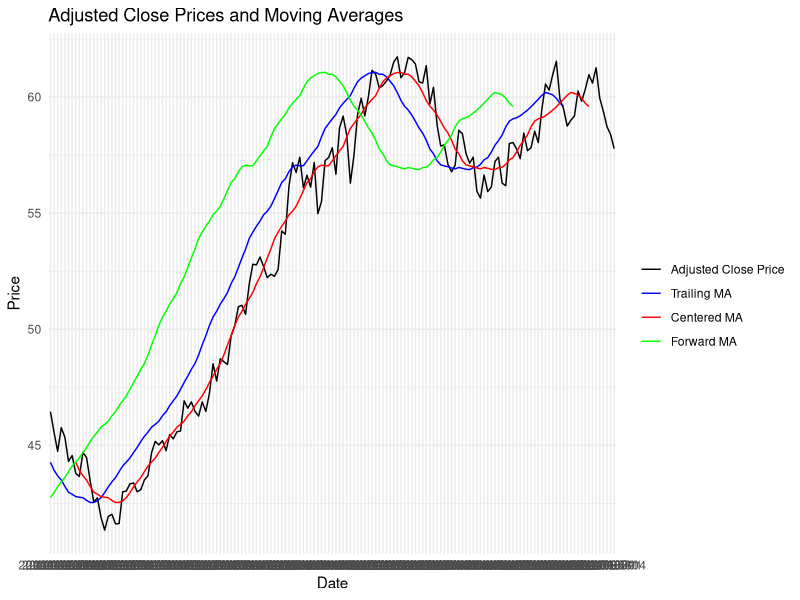
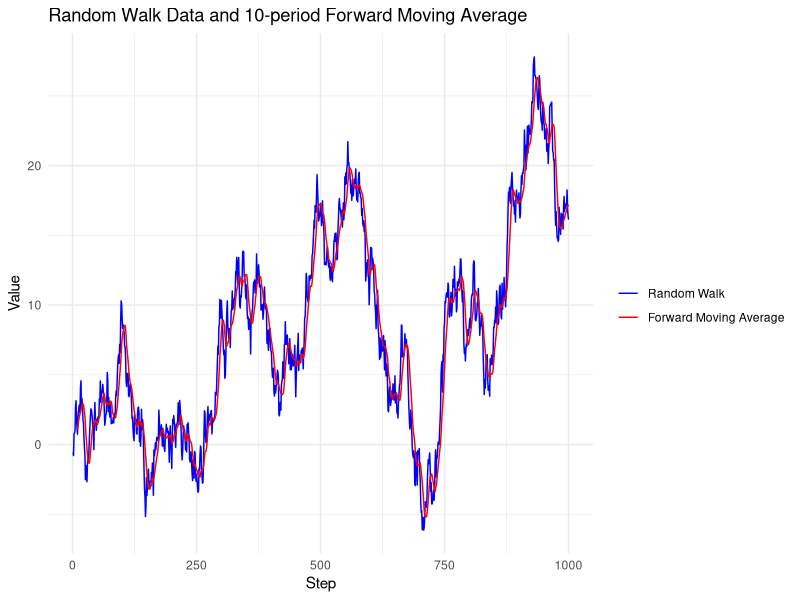

Write the R code that produced these figures, in order.
# Omer Furkan Coban
# Forecasting Methods - Problem Set 2
# Stock Prices
# WiSe 23/24

# Library Imports ----
library(TTR) # For moving averages
library(ggplot2)

# 1. Create a R script file and import the stock prices data. ----
stock_data <- read.csv("Datasets/BASF.csv")
View(stock_data)
# stock_data <- read.csv("Datasets/DAX.csv")
# stock_data <- read.csv("Datasets/VW.csv")

# 2. Create 15 trailing moving averages for share basf. ----
# Using 'adjclose' for calculating moving averages
trailing_ma <- SMA(stock_data$Adj.Close, n = 15)

# 3. Create 15 centered moving averages for share basf. ----
centered_ma <- filter(stock_data$Adj.Close, rep(1/15, 15), sides = 2)

# 4. Create 15 forward moving averages for share basf. ----
forward_ma <- c(rep(NA, 14), trailing_ma)[1:length(trailing_ma)]

# 5. Graph all three moving averages against the original series and explain. ----
combined_stock_data <- data.frame(Date = stock_data$Date, AdjClose = stock_data$Adj.Close, Trailing_MA = trailing_ma, Centered_MA = centered_ma, Forward_MA = forward_ma)

# Display the first few rows of the combined data
head(combined_stock_data,100)

# Plotting the adjusted close prices and the moving averages
ggplot(combined_stock_data, aes(x = Date)) +
    geom_line(aes(y = AdjClose, colour = "Adjusted Close Price", group = 1)) +
    geom_line(aes(y = Trailing_MA, colour = "Trailing MA", group = 1)) +
    geom_line(aes(y = Centered_MA, colour = "Centered MA", group = 1)) +
    geom_line(aes(y = Forward_MA, colour = "Forward MA", group = 1)) +
    labs(title = "Adjusted Close Prices and Moving Averages", x = "Date", y = "Price") +
    theme_minimal() +
    scale_colour_manual("",
                        breaks = c("Adjusted Close Price", "Trailing MA", "Centered MA", "Forward MA"),
                        values = c("black", "blue", "red", "green"))

# Adjusted Close Price (Black Line): This line represents the actual price movements of the BASF stock,
# accounting for dividends and stock splits. It provides the raw fluctuations in price over time, showing the real-time
# market valuation of the stock.

# Trailing Moving Average (Red Line): This line smooths out the price data to show a lagging trend based on the
# past 15 periods (days, weeks, etc., depending on the data granularity). The trailing MA lags the actual price line
# because it's based on past data. It helps in identifying past trends and smoothing out short-term volatility.

# Centered Moving Average (Blue Line): The centered MA provides a balanced view of the stock's trend by averaging
# prices before and after a specific time point. It's plotted centrally along the time series and gives a clearer
# picture of the stock's overall trend without the lagging effect seen in the trailing MA.

# Forward Moving Average (Green Line): This line, which is less common in real-time analysis since it requires
# future data, projects a smoothing effect into the future of the stock price. It anticipates the trend by averaging
# future values, giving a hypothetical view of where the trend may go if current patterns continue.

# Interpretation:

# Volatility and Trend: The distance between the moving averages and the actual price line indicates the level of
# volatility; a greater distance suggests more volatility. When the lines converge, it implies a consolidating price
# trend.

# Crossover Points: Moments where the actual price line crosses over a moving average can be significant. For instance
# if the price crosses above a moving average, it could indicate a potential upward trend and vice versa.

# Trend Direction and Strength: When all moving averages and the price line move in the same direction, it confirms
# the strength and direction of the trend. For example, if all lines are trending upward, the overall market sentiment
# is bullish.

# Comparative Analysis: The relationship between the different types of moving averages can also provide insight.
# If the trailing MA is below the centered MA, which is below the forward MA, it suggests a strong upward trend.
# Conversely, the opposite configuration can signal a downward trend.

# 6.Create and graph a 10 forward moving averages for the random walk data. ----

# Generate random walk data
set.seed(123) # Setting seed for reproducibility
random_walk <- cumsum(rnorm(1000)) # Generating 1000 random steps

# Convert random walk data to a data frame
random_walk_data <- data.frame(Step = 1:1000, Value = random_walk)

# Calculate 10-period forward moving average
n <- 10 # Window size for moving average
forward_ma_rw <- filter(random_walk_data$Value, rep(1/n, n), sides = 1)

# Combine random walk data with the moving average
combined_rw_data <- data.frame(Step = random_walk_data$Step, RandomWalk = random_walk_data$Value, Forward_MA = forward_ma_rw)

# Plotting the random walk data and the moving average
ggplot(combined_rw_data, aes(x = Step)) +
    geom_line(aes(y = RandomWalk, colour = "Random Walk")) +
    geom_line(aes(y = Forward_MA, colour = "Forward Moving Average")) +
    labs(title = "Random Walk Data and 10-period Forward Moving Average", x = "Step", y = "Value") +
    theme_minimal() +
    scale_colour_manual("",
                        breaks = c("Random Walk", "Forward Moving Average"),
                        values = c("blue", "red"))
